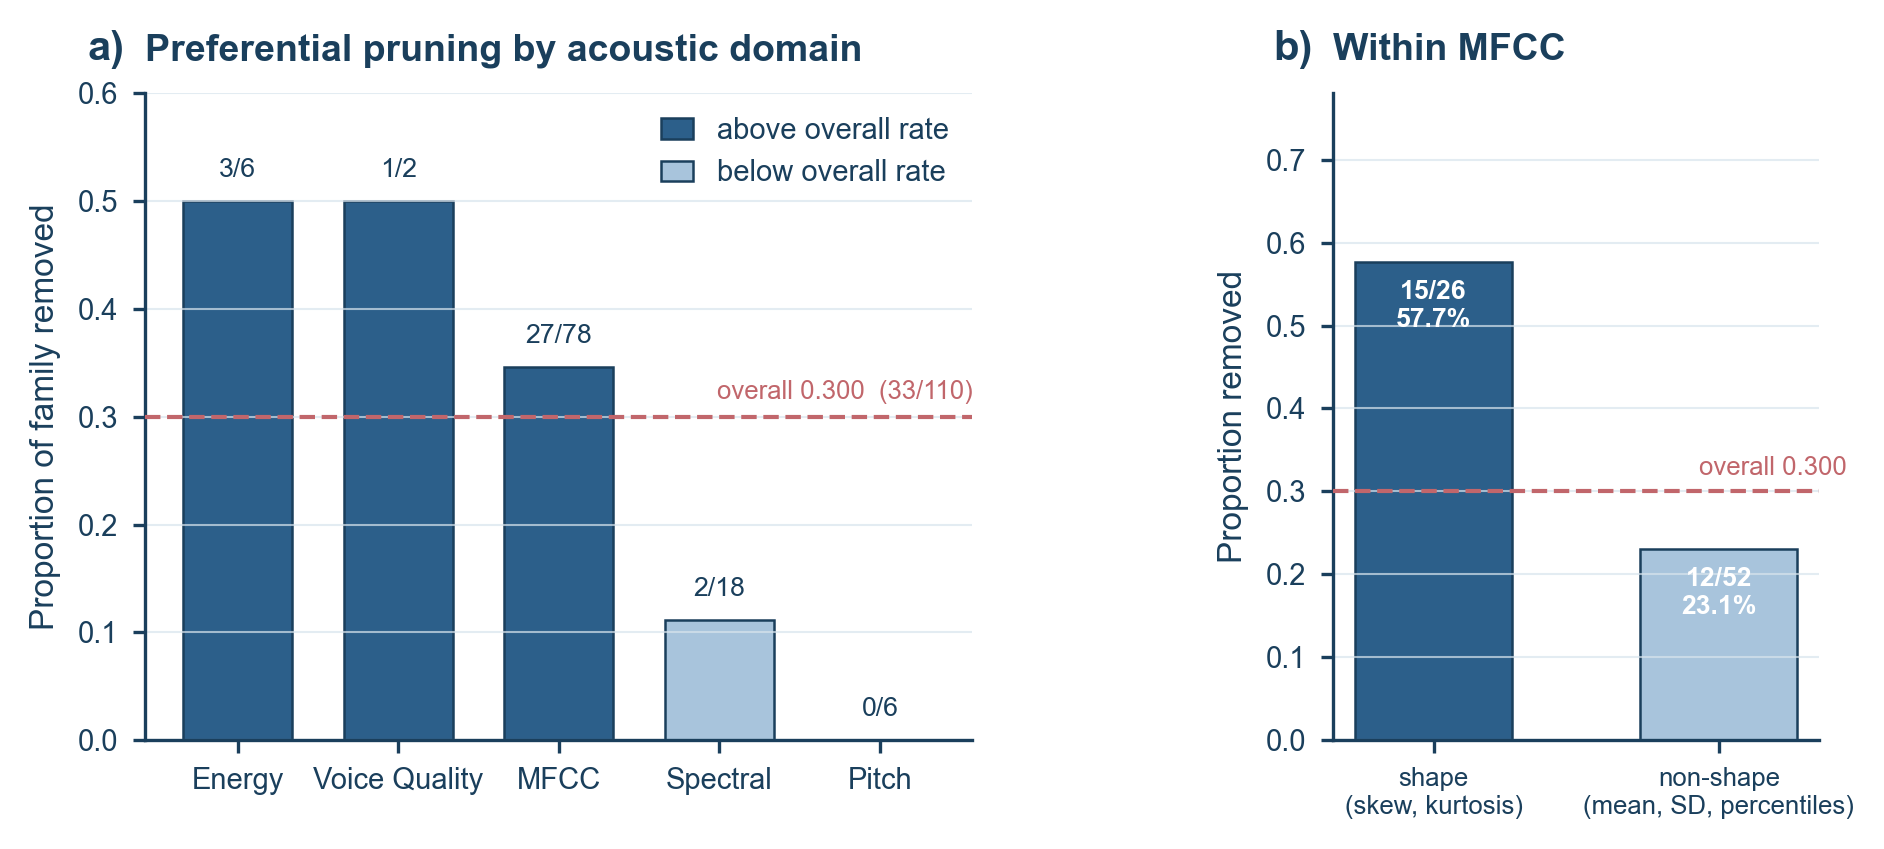

Write Python code to recreate this figure.
"""Figure 3 — which acoustic domains the age filter prunes."""
import sys
from pathlib import Path

sys.path.insert(0, str(Path(__file__).resolve().parent.parent))
sys.path.insert(0, str(Path(__file__).resolve().parent))

import matplotlib
matplotlib.use("Agg")
import matplotlib.pyplot as plt
import numpy as np
import pandas as pd

import figstyle as F
from brainturtle import config as cfg

F.apply()

RES = cfg.RESULTS / f"n{cfg.N_PERM}"
cat = pd.read_csv(RES / "fig3_category_rates.csv")
sub = pd.read_csv(RES / "fig3_mfcc_subfamily.csv")

global_rate = cat["dropped"].sum() / cat["total"].sum()

fig = plt.figure(figsize=(F.COL2, 2.8))
gs = fig.add_gridspec(1, 2, width_ratios=[1.7, 1.0], wspace=0.55)

ax = fig.add_subplot(gs[0, 0])
cat = cat.sort_values("rate", ascending=False).reset_index(drop=True)
colours = [F.C.AD if r > global_rate else F.C.CTRL for r in cat["rate"]]

bars = ax.bar(range(len(cat)), cat["rate"], color=colours,
              edgecolor=F.C.ACCENT, linewidth=0.6, width=0.68)

for i, r in cat.iterrows():
    ax.text(i, r["rate"] + 0.018,
            f"{int(r['dropped'])}/{int(r['total'])}",
            ha="center", va="bottom", fontsize=6.4, color=F.C.ACCENT)

ax.axhline(global_rate, color=F.C.HILITE, lw=1.0, ls="--", zorder=3)
ax.text(len(cat) - 0.42, global_rate + 0.012,
        f"overall {global_rate:.3f}  ({int(cat['dropped'].sum())}/"
        f"{int(cat['total'].sum())})",
        fontsize=6.2, color=F.C.HILITE, ha="right", va="bottom")

ax.set_xticks(range(len(cat)))
ax.set_xticklabels(cat["category"], fontsize=7)
ax.set_ylabel("Proportion of family removed")
ax.set_title("Preferential pruning by acoustic domain")
ax.set_ylim(0, 0.60)
ax.grid(axis="x", visible=False)
F.panel_label(ax, "a")

handles = [plt.Rectangle((0, 0), 1, 1, facecolor=F.C.AD,
                         edgecolor=F.C.ACCENT, lw=0.6),
           plt.Rectangle((0, 0), 1, 1, facecolor=F.C.CTRL,
                         edgecolor=F.C.ACCENT, lw=0.6)]
ax.legend(handles, ["above overall rate", "below overall rate"],
          loc="upper right", handlelength=1.1, borderpad=0.3)

ax = fig.add_subplot(gs[0, 1])
sub = sub.sort_values("rate", ascending=False).reset_index(drop=True)
LBL = {"shape": "shape\n(skew, kurtosis)", "non-shape": "non-shape\n(mean, SD, percentiles)"}

colours = [F.C.AD if r > global_rate else F.C.CTRL for r in sub["rate"]]
ax.bar(range(len(sub)), sub["rate"], color=colours,
       edgecolor=F.C.ACCENT, linewidth=0.6, width=0.55)

for i, r in sub.iterrows():
    ax.text(i, r["rate"] - 0.022,
            f"{int(r['dropped'])}/{int(r['total'])}\n{r['rate']:.1%}",
            ha="center", va="top", fontsize=6.4, color="white",
            fontweight="bold")

ax.axhline(global_rate, color=F.C.HILITE, lw=1.0, ls="--", zorder=3)
ax.text(len(sub) - 0.55, global_rate + 0.014, f"overall {global_rate:.3f}",
        fontsize=6.2, color=F.C.HILITE, ha="right", va="bottom")

ax.set_xticks(range(len(sub)))
ax.set_xticklabels([LBL[s] for s in sub["subfamily"]], fontsize=6.2)
ax.set_ylabel("Proportion removed")
ax.set_title("Within MFCC")
ax.set_ylim(0, 0.78)
ax.grid(axis="x", visible=False)
F.panel_label(ax, "b")

print("[figure3_category]")
F.save(fig, "figure3_category")

print(f"    overall removal rate {global_rate:.4f} "
      f"({int(cat['dropped'].sum())}/{int(cat['total'].sum())})")
for _, r in cat.iterrows():
    flag = "above" if r["rate"] > global_rate else "below"
    print(f"    {r['category']:14s} {int(r['dropped']):2d}/{int(r['total']):2d} "
          f"= {r['rate']:.3f}  ({flag}, enrichment {r['enrichment']:.2f})")
